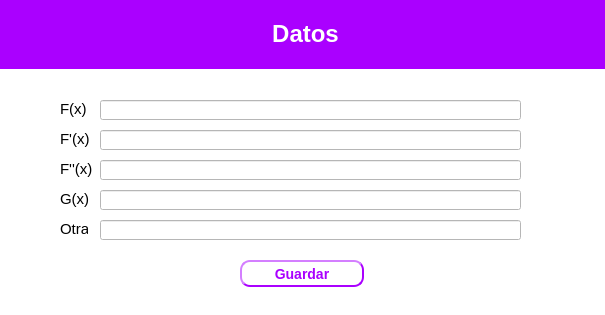
<?xml version="1.0" encoding="UTF-8"?>
<ui version="4.0">
 <class>Dialog</class>
 <widget class="QDialog" name="Dialog">
  <property name="geometry">
   <rect>
    <x>0</x>
    <y>0</y>
    <width>605</width>
    <height>315</height>
   </rect>
  </property>
  <property name="windowTitle">
   <string>Dialog</string>
  </property>
  <property name="styleSheet">
   <string notr="true">background-color: rgb(255, 255, 255);</string>
  </property>
  <widget class="QLabel" name="label_3">
   <property name="geometry">
    <rect>
     <x>60</x>
     <y>100</y>
     <width>28</width>
     <height>18</height>
    </rect>
   </property>
   <property name="font">
    <font>
     <pointsize>11</pointsize>
     <weight>50</weight>
     <bold>false</bold>
    </font>
   </property>
   <property name="text">
    <string>&lt;html&gt;&lt;head/&gt;&lt;body&gt;&lt;p&gt;F(x)&lt;/p&gt;&lt;/body&gt;&lt;/html&gt;</string>
   </property>
  </widget>
  <widget class="QLabel" name="label_4">
   <property name="geometry">
    <rect>
     <x>60</x>
     <y>130</y>
     <width>31</width>
     <height>18</height>
    </rect>
   </property>
   <property name="font">
    <font>
     <pointsize>11</pointsize>
     <weight>50</weight>
     <bold>false</bold>
    </font>
   </property>
   <property name="text">
    <string>&lt;html&gt;&lt;head/&gt;&lt;body&gt;&lt;p&gt;F'(x)&lt;/p&gt;&lt;/body&gt;&lt;/html&gt;</string>
   </property>
  </widget>
  <widget class="QLabel" name="label_5">
   <property name="geometry">
    <rect>
     <x>60</x>
     <y>190</y>
     <width>30</width>
     <height>18</height>
    </rect>
   </property>
   <property name="font">
    <font>
     <pointsize>11</pointsize>
     <weight>50</weight>
     <bold>false</bold>
    </font>
   </property>
   <property name="text">
    <string>&lt;html&gt;&lt;head/&gt;&lt;body&gt;&lt;p&gt;G(x)&lt;/p&gt;&lt;/body&gt;&lt;/html&gt;</string>
   </property>
  </widget>
  <widget class="QLabel" name="label_6">
   <property name="geometry">
    <rect>
     <x>60</x>
     <y>220</y>
     <width>28</width>
     <height>18</height>
    </rect>
   </property>
   <property name="font">
    <font>
     <pointsize>11</pointsize>
     <weight>50</weight>
     <bold>false</bold>
    </font>
   </property>
   <property name="text">
    <string>&lt;html&gt;&lt;head/&gt;&lt;body&gt;&lt;p&gt;Otra&lt;/p&gt;&lt;/body&gt;&lt;/html&gt;</string>
   </property>
  </widget>
  <widget class="QLabel" name="label_7">
   <property name="geometry">
    <rect>
     <x>60</x>
     <y>160</y>
     <width>34</width>
     <height>18</height>
    </rect>
   </property>
   <property name="font">
    <font>
     <pointsize>11</pointsize>
     <weight>50</weight>
     <bold>false</bold>
    </font>
   </property>
   <property name="text">
    <string>&lt;html&gt;&lt;head/&gt;&lt;body&gt;&lt;p&gt;F''(x)&lt;/p&gt;&lt;/body&gt;&lt;/html&gt;</string>
   </property>
  </widget>
  <widget class="QLineEdit" name="Fx">
   <property name="geometry">
    <rect>
     <x>100</x>
     <y>100</y>
     <width>421</width>
     <height>20</height>
    </rect>
   </property>
   <property name="text">
    <string/>
   </property>
  </widget>
  <widget class="QLineEdit" name="Fppx">
   <property name="geometry">
    <rect>
     <x>100</x>
     <y>160</y>
     <width>421</width>
     <height>20</height>
    </rect>
   </property>
   <property name="text">
    <string/>
   </property>
  </widget>
  <widget class="QLineEdit" name="Fpx">
   <property name="geometry">
    <rect>
     <x>100</x>
     <y>130</y>
     <width>421</width>
     <height>20</height>
    </rect>
   </property>
   <property name="text">
    <string/>
   </property>
  </widget>
  <widget class="QLineEdit" name="Gx">
   <property name="geometry">
    <rect>
     <x>100</x>
     <y>190</y>
     <width>421</width>
     <height>20</height>
    </rect>
   </property>
   <property name="text">
    <string/>
   </property>
  </widget>
  <widget class="QLineEdit" name="otra">
   <property name="geometry">
    <rect>
     <x>100</x>
     <y>220</y>
     <width>421</width>
     <height>20</height>
    </rect>
   </property>
   <property name="text">
    <string/>
   </property>
  </widget>
  <widget class="QPushButton" name="continuar">
   <property name="geometry">
    <rect>
     <x>240</x>
     <y>260</y>
     <width>124</width>
     <height>27</height>
    </rect>
   </property>
   <property name="font">
    <font>
     <pointsize>-1</pointsize>
     <weight>75</weight>
     <italic>false</italic>
     <bold>true</bold>
    </font>
   </property>
   <property name="styleSheet">
    <string notr="true">color: rgb(170, 0, 255);
	border-width: 2px;
    border-style: outset;
    border-radius: 10px;
    border-color:rgb(170, 0, 255);
    font: bold 14px;
    padding: 6px;</string>
   </property>
   <property name="text">
    <string>Guardar</string>
   </property>
  </widget>
  <widget class="QLabel" name="label_2">
   <property name="geometry">
    <rect>
     <x>0</x>
     <y>0</y>
     <width>611</width>
     <height>69</height>
    </rect>
   </property>
   <property name="styleSheet">
    <string notr="true">background-color: rgb(170, 0, 255);</string>
   </property>
   <property name="text">
    <string>&lt;html&gt;&lt;head/&gt;&lt;body&gt;&lt;p align=&quot;center&quot;&gt;&lt;span style=&quot; font-size:18pt; font-weight:600; color:#ffffff;&quot;&gt;Datos&lt;/span&gt;&lt;/p&gt;&lt;/body&gt;&lt;/html&gt;</string>
   </property>
  </widget>
 </widget>
 <resources/>
 <connections/>
</ui>
